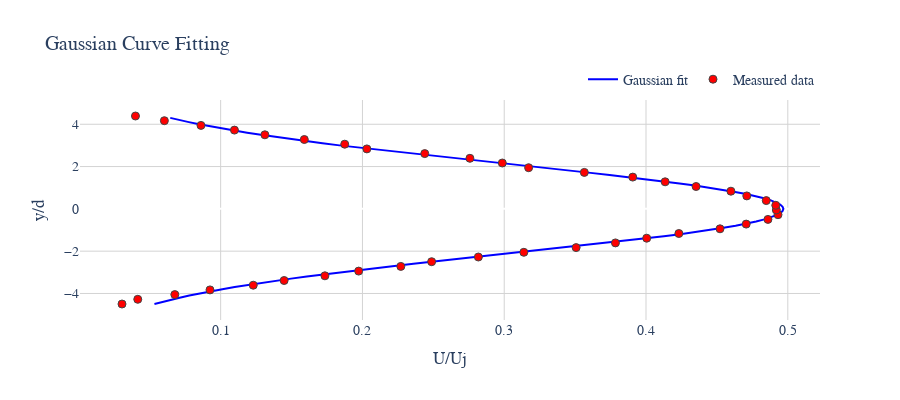

The notebook cell this image was saved under:
### Markdown cell above
### Gaussian Curve Fitting {y/yd vs U/Uj} with RMSE value

### Code cell
import numpy as np
import plotly.graph_objects as go
from scipy.optimize import curve_fit

# Gaussian function definition
def gaussian(x, a, b, c):
    return a * np.exp(-(x - b)**2 / (2 * c**2))

# Load data
v19 = np.loadtxt('v25j.txt')
y19 = np.loadtxt('y25N.txt')

# Fit Gaussian curve to the data
popt, _ = curve_fit(gaussian, y19, v19, p0=[max(v19), np.mean(y19), np.std(y19)])
a, b, c = popt

# Display the parameters
# print(f'The centerline velocity is {a}, the half-width is {c * np.sqrt(np.log(2))}, and the centerline is at y = {b}')

# Generate fitted data for a smooth curve
y_fit = np.arange(min(y19), max(y19), 0.1)
u_fit = gaussian(y_fit, *popt)

# Compute predicted values and RMSE
v_pred = gaussian(y19, *popt)
rmse = np.sqrt(np.mean((v19 - v_pred) ** 2))

print(f'Root Mean Square Error (RMSE): {rmse}')

# Create a figure using Plotly
fig = go.Figure()

# Plot the Gaussian fit with a colorful line
fig.add_trace(go.Scatter(
    x=u_fit, 
    y=y_fit, 
    mode='lines', 
    line=dict(color='blue', width=2),  # Added blue color for the Gaussian fit line
    name='Gaussian fit'
))

# Plot the measured data points with colorful markers
fig.add_trace(go.Scatter(
    x=v19, 
    y=y19, 
    mode='markers', 
    marker=dict(symbol='circle', size=8, color='red', line=dict(width=1)),  # Red markers for measured data
    name='Measured data'
))

# Set up layout to resemble MATLAB style but more colorful and readable
fig.update_layout(
    title='Gaussian Curve Fitting',
    xaxis_title=r'U/Uj',  # Using raw strings for LaTeX-style formatting
    yaxis_title=r'y/d',
    font=dict(family='Garamond', size=14),
    plot_bgcolor='white',
    paper_bgcolor='white',
    width=900,
    height=400,
    showlegend=True,
    legend=dict(
        orientation="h",
        yanchor="bottom",
        y=1.02,
        xanchor="right",
        x=1
    )
)

# Customize the grid and axis range for aesthetics
fig.update_xaxes(showgrid=True, gridwidth=1, gridcolor='lightgray')
fig.update_yaxes(showgrid=True, gridwidth=1, gridcolor='lightgray')

# Show the figure
fig.show()

### Figure 1 — Plotly figure (JSON) as saved in the notebook; plotly's stock layout.template omitted (floating-point values rounded to 4 significant figures)
{"data": [{"line": {"color": "blue", "width": 2}, "mode": "lines", "name": "Gaussian fit", "type": "scatter", "x": [0.0533, 0.0588, 0.06472, 0.07108, 0.0779, 0.08518, 0.09293, 0.1012, 0.1099, 0.1191, 0.1288, 0.139, 0.1496, 0.1608, 0.1723, 0.1843, 0.1967, 0.2095, 0.2226, 0.236, 0.2496, 0.2635, 0.2775, 0.2916, 0.3057, 0.3199, 0.3339, 0.3478, 0.3615, 0.3749, 0.3879, 0.4005, 0.4126, 0.4241, 0.435, 0.4452, 0.4546, 0.4632, 0.4709, 0.4777, 0.4835, 0.4883, 0.492, 0.4947, 0.4964, 0.4969, 0.4963, 0.4946, 0.4919, 0.4881, 0.4832, 0.4774, 0.4706, 0.4628, 0.4542, 0.4448, 0.4345, 0.4236, 0.4121, 0.4, 0.3874, 0.3743, 0.3609, 0.3472, 0.3333, 0.3193, 0.3051, 0.291, 0.2769, 0.2629, 0.249, 0.2354, 0.222, 0.2089, 0.1962, 0.1838, 0.1718, 0.1603, 0.1492, 0.1385, 0.1284, 0.1187, 0.1095, 0.1008, 0.09258, 0.08485, 0.07759, 0.07079, 0.06445], "y": [-4.498, -4.398, -4.298, -4.198, -4.098, -3.998, -3.898, -3.798, -3.698, -3.598, -3.498, -3.398, -3.298, -3.198, -3.098, -2.998, -2.898, -2.798, -2.698, -2.598, -2.498, -2.398, -2.298, -2.198, -2.098, -1.998, -1.898, -1.798, -1.698, -1.598, -1.498, -1.398, -1.298, -1.198, -1.098, -0.9978, -0.8978, -0.7978, -0.6978, -0.5978, -0.4978, -0.3978, -0.2978, -0.1978, -0.09778, 0.002222, 0.1022, 0.2022, 0.3022, 0.4022, 0.5022, 0.6022, 0.7022, 0.8022, 0.9022, 1.002, 1.102, 1.202, 1.302, 1.402, 1.502, 1.602, 1.702, 1.802, 1.902, 2.002, 2.102, 2.202, 2.302, 2.402, 2.502, 2.602, 2.702, 2.802, 2.902, 3.002, 3.102, 3.202, 3.302, 3.402, 3.502, 3.602, 3.702, 3.802, 3.902, 4.002, 4.102, 4.202, 4.302]}, {"marker": {"color": "red", "line": {"width": 1}, "size": 8, "symbol": "circle"}, "mode": "markers", "name": "Measured data", "type": "scatter", "x": [0.03042, 0.04153, 0.06768, 0.09248, 0.123, 0.1448, 0.1735, 0.1973, 0.2271, 0.2488, 0.2818, 0.3138, 0.3507, 0.3784, 0.4005, 0.4232, 0.4522, 0.4707, 0.486, 0.4931, 0.4919, 0.4915, 0.4848, 0.4711, 0.4599, 0.4353, 0.4135, 0.3906, 0.3565, 0.3172, 0.2986, 0.2758, 0.2439, 0.2031, 0.1875, 0.159, 0.1312, 0.1097, 0.08613, 0.06029, 0.03992], "y": [-4.498, -4.276, -4.053, -3.831, -3.609, -3.387, -3.164, -2.942, -2.72, -2.498, -2.276, -2.053, -1.831, -1.609, -1.387, -1.164, -0.9422, -0.72, -0.4978, -0.2756, -0.05333, 0.1689, 0.3911, 0.6133, 0.8356, 1.058, 1.28, 1.502, 1.724, 1.947, 2.169, 2.391, 2.613, 2.836, 3.058, 3.28, 3.502, 3.724, 3.947, 4.169, 4.391]}], "layout": {"font": {"family": "Garamond", "size": 14}, "height": 400, "legend": {"orientation": "h", "x": 1, "xanchor": "right", "y": 1.02, "yanchor": "bottom"}, "paper_bgcolor": "white", "plot_bgcolor": "white", "showlegend": true, "title": {"text": "Gaussian Curve Fitting"}, "width": 900, "xaxis": {"gridcolor": "lightgray", "gridwidth": 1, "showgrid": true, "title": {"text": "U/Uj"}}, "yaxis": {"gridcolor": "lightgray", "gridwidth": 1, "showgrid": true, "title": {"text": "y/d"}}}}
